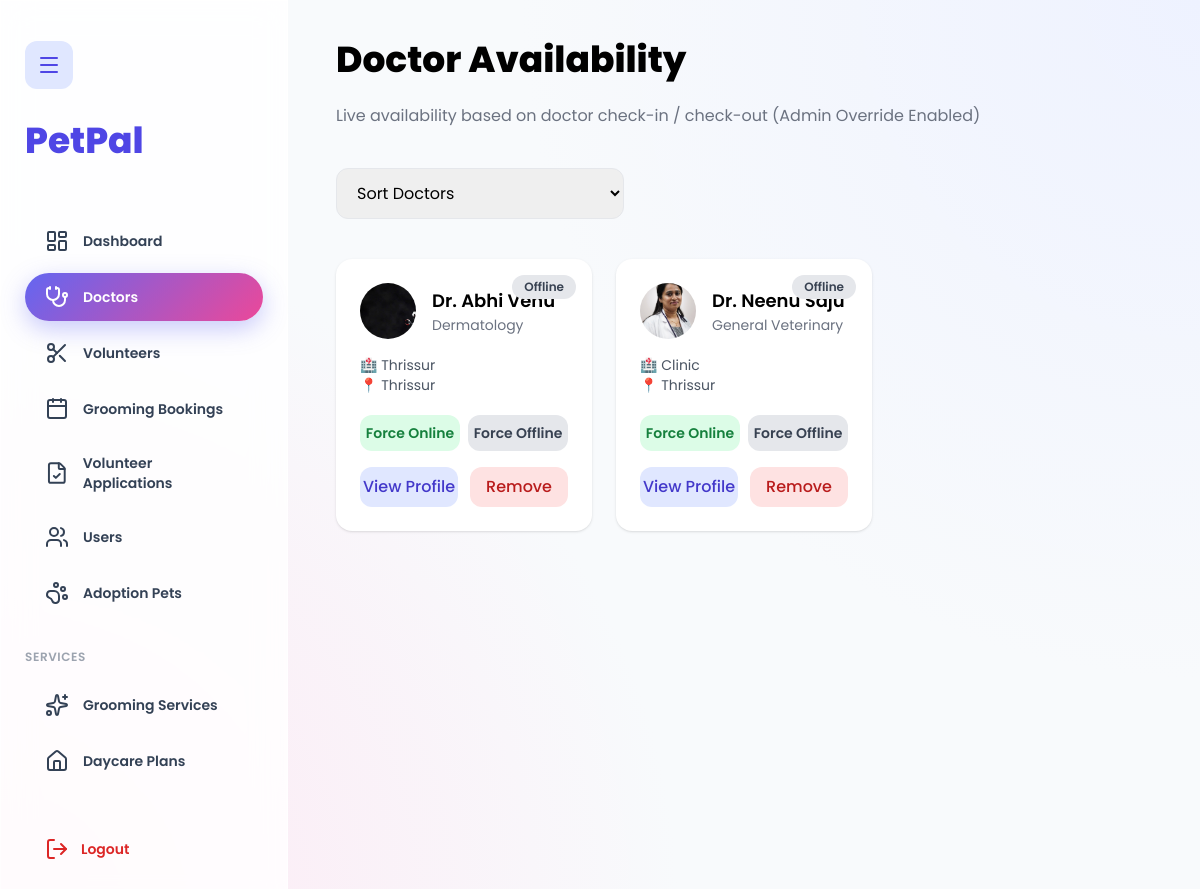
/petadmin/doctor/ (signed in), run on an earlier commit of the app's database.
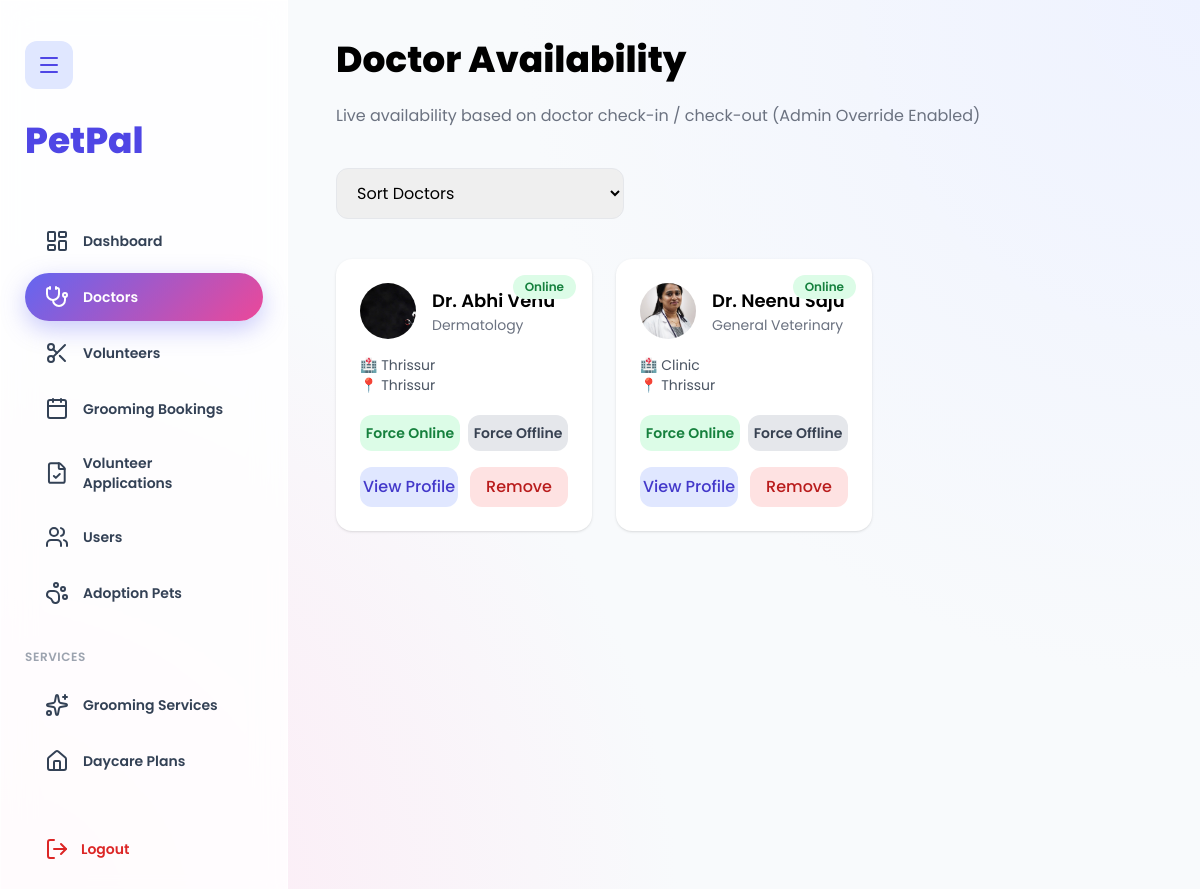
And on a later commit of the database.
### doctor/models.py (models this page shows, shortened)
class doctor_registration(models.Model):
    name = models.CharField(max_length=100)
    email = models.EmailField(unique=True)
    phone = models.CharField(max_length=15, blank=True, null=True)
    city = models.CharField(max_length=50, blank=True, null=True)
    specialization = models.CharField(max_length=50, blank=True, null=True)
    experience = models.IntegerField(blank=True, null=True)
    license = models.CharField(max_length=50, blank=True, null=True)
    clinic = models.CharField(max_length=100, blank=True, null=True)
    image = models.ImageField(upload_to='doctorImages/', blank=True, null=True)
    password = models.CharField(max_length=128)
    is_active = models.BooleanField(default=True)
    is_checkout = models.BooleanField(default=True)
    is_available = models.BooleanField(default=False)

### Petadmin/views.py (the view)
# urls.py: path("doctor/", views.doctorAdmin, name="doctorAdmin"),
def doctorAdmin(request):
    if "admin_id" not in request.session:
        messages.error(request, "Please login as admin")
        return redirect("petadmin:loginAdmin")
    doctors = doctor_registration.objects.all()
    query = request.GET.get("q", "")
    if query:
        doctors = doctors.filter(
            Q(name__icontains=query) |
            Q(specialization__icontains=query) |
            Q(city__icontains=query)
        )
    availability = request.GET.get("availability", "")
    if availability == "available":
        doctors = doctors.filter(is_available=True)
    elif availability == "offline":
        doctors = doctors.filter(is_available=False)
    return render(
        request,
        "petadmin/doctorAdmin.html",
        {
            "doctors": doctors,
            "query": query,
            "availability": availability,
        }
    )

### templates/Petadmin/doctorAdmin.html (shortened to what this page needs)
{% extends "petadmin/baseAdmin.html" %}
{% load static %}
{% block content %}
<h1 class="text-4xl font-extrabold mb-6">Doctor Availability</h1>
<p class="text-gray-500 mb-10">
  Live availability based on doctor check-in / check-out (Admin Override Enabled)
</p>
<form method="get" class="mb-10 flex flex-wrap gap-4">
  <select
    name="sort"
    class="px-4 py-3 rounded-xl border w-full md:w-72"
    onchange="this.form.submit()"
  >
    <option value="">Sort Doctors</option>
  </select>
</form>
<div class="grid md:grid-cols-3 gap-6">
{% for doctor in doctors %}
<div class="bg-white p-6 rounded-2xl shadow relative">
  {% if doctor.is_available %}
    <span class="absolute top-4 right-4 px-3 py-1 rounded-full text-xs font-semibold bg-green-100 text-green-700">
      Online
    </span>
  {% else %}
    <span class="absolute top-4 right-4 px-3 py-1 rounded-full text-xs font-semibold bg-gray-200 text-gray-700">
      Offline
    </span>
  {% endif %}
  <div class="flex items-center gap-4 mb-4">
    {% if doctor.image %}
      <img src="{{ doctor.image.url }}" class="w-14 h-14 rounded-full object-cover">
    {% else %}
      <img src="{% static 'img/default-doctor.png' %}" class="w-14 h-14 rounded-full">
    {% endif %}
    <div>
      <h3 class="font-semibold text-lg">Dr. {{ doctor.name }}</h3>
      <p class="text-sm text-gray-500">{{ doctor.specialization }}</p>
    </div>
  </div>
  <p class="text-sm text-gray-600 mb-5">
    🏥 {{ doctor.clinic }} <br>
    📍 {{ doctor.city }}
  </p>
  <div class="flex gap-2 mb-4">
    <a href="{% url 'petadmin:forceDoctorOnline' doctor.id %}"
       class="flex-1 text-center py-2 rounded-xl text-sm font-semibold
       bg-green-100 text-green-700 hover:bg-green-200">
      Force Online
    </a>
    <a href="{% url 'petadmin:forceDoctorOffline' doctor.id %}"
       class="flex-1 text-center py-2 rounded-xl text-sm font-semibold
       bg-gray-200 text-gray-700 hover:bg-gray-300">
      Force Offline
    </a>
  </div>
  <div class="flex gap-3">
    <a href="{% url 'petadmin:doctorDetailsAdmin' doctor.id %}"
       class="flex-1 text-center py-2 rounded-xl bg-indigo-100 text-indigo-700 font-medium">
      View Profile
    </a>
    <a href="{% url 'petadmin:deleteDoctor' doctor.id %}"
       onclick="return confirm('Are you sure you want to remove this doctor?')"
       class="flex-1 text-center py-2 rounded-xl bg-red-100 text-red-700 font-medium">
      Remove
    </a>
  </div>
</div>
{% endfor %}
</div>
{% endblock %}

### templates/Petadmin/baseadmin.html (shortened to what this page needs)
{% load static %}
<!DOCTYPE html>
<html lang="en">
<head>
  <script src="https://cdn.tailwindcss.com"></script>
</head>
<body>
<div class="flex min-h-screen">
  <aside id="sidebar" class="glass px-6 py-10 sidebar hidden md:block">
    <button onclick="toggleSidebar()"
            class="mb-8 p-3 rounded-xl bg-indigo-100 text-indigo-600 hover:bg-indigo-200">
      <i data-lucide="menu"></i>
    </button>
    <h2 class="text-4xl font-extrabold text-indigo-600 mb-14">PetPal</h2>
    <nav class="space-y-2 text-sm font-semibold">
      <a href="{% url 'petadmin:homeAdmin' %}"
         class="{% if request.path == '/petadmin/home/' or request.path == '/petadmin/' %}active{% endif %}">
        <i data-lucide="layout-dashboard"></i><span>Dashboard</span>
      </a>
      <a href="{% url 'petadmin:doctorAdmin' %}"
         class="{% if '/petadmin/doctor/' in request.path %}active{% endif %}">
        <i data-lucide="stethoscope"></i><span>Doctors</span>
      </a>
      <a href="{% url 'petadmin:volunteerAdmin' %}"
         class="{% if '/petadmin/volunteer/' in request.path %}active{% endif %}">
        <i data-lucide="scissors"></i><span>Volunteers</span>
      </a>
      <a href="{% url 'petadmin:adminGroomingBookings' %}"
         class="{% if '/petadmin/grooming/' in request.path %}active{% endif %}">
        <i data-lucide="calendar"></i><span>Grooming Bookings</span>
      </a>
      <a href="{% url 'petadmin:volunteerApplicationsAdmin' %}"
   class="{% if '/petadmin/volunteer/applications/' in request.path %}active{% endif %}">
  <i data-lucide="file-check"></i>
  <span>Volunteer Applications</span>
</a>
      <a href="{% url 'petadmin:userAdmin' %}"
         class="{% if '/petadmin/users/' in request.path %}active{% endif %}">
        <i data-lucide="users"></i><span>Users</span>
      </a>
      <a href="{% url 'petadmin:adoptionPetsAdmin' %}"
         class="{% if '/petadmin/adoption/' in request.path %}active{% endif %}">
        <i data-lucide="paw-print"></i><span>Adoption Pets</span>
      </a>
      <div class="pt-6 pb-2 text-xs text-gray-400 uppercase tracking-wider">
        Services
      </div>
      <a href="{% url 'petadmin:groomingServicesAdmin' %}"
         class="{% if '/petadmin/services/grooming/' in request.path %}active{% endif %}">
        <i data-lucide="sparkles"></i><span>Grooming Services</span>
      </a>
      <a href="{% url 'petadmin:daycarePlansAdmin' %}"
         class="{% if '/petadmin/services/daycare/' in request.path %}active{% endif %}">
        <i data-lucide="home"></i><span>Daycare Plans</span>
      </a>
      <form method="post" action="{% url 'petadmin:logoutAdmin' %}" class="pt-8">
        <button type="submit"
                onclick="return confirm('Are you sure you want to logout?')"
                class="w-full flex items-center gap-3 px-5 py-3 rounded-full
                       text-red-600 hover:text-white
                       hover:bg-gradient-to-r hover:from-red-500 hover:to-pink-500
                       transition">
          <i data-lucide="log-out"></i><span>Logout</span>
        </button>
      </form>
    </nav>
  </aside>
  <main class="flex-1 px-12 py-10">
    <div class="max-w-7xl mx-auto">
      {% block content %}{% endblock %}
    </div>
  </main>
</div>
</body>
</html>

### templates/Petadmin/baseadmin.html (style rules this page uses)
body { font-family:"Poppins",sans-serif; background: radial-gradient(circle at top right,#eef2ff,transparent 45%), radial-gradient(circle at bottom left,#fde7f3,transparent 45%), #f8fafc; }
.glass { background:rgba(255,255,255,.82); backdrop-filter:blur(16px); border:1px solid rgba(255,255,255,.55); }
#sidebar { width:18rem; transition:all .25s ease; }
.sidebar a { display:flex; align-items:center; gap:14px; padding:12px 20px; border-radius:9999px; transition:all .25s ease; color:#334155; }
.sidebar a.active { background:linear-gradient(135deg,#6366f1,#ec4899); color:white; box-shadow:0 8px 24px rgba(99,102,241,0.35); }

What changed in the data, as far as the page shows it:
changed doctor_registration "Abhi Venu": is_available "Offline" → "Online"
changed doctor_registration "Neenu Saju": is_available "Offline" → "Online"
